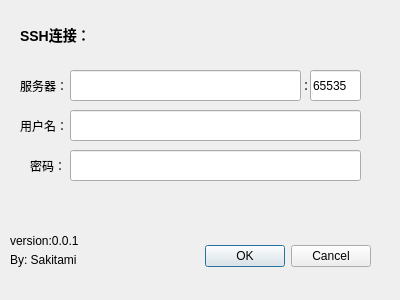
<?xml version="1.0" encoding="UTF-8"?>
<ui version="4.0">
 <class>Dialog</class>
 <widget class="QDialog" name="Dialog">
  <property name="geometry">
   <rect>
    <x>0</x>
    <y>0</y>
    <width>400</width>
    <height>300</height>
   </rect>
  </property>
  <property name="windowTitle">
   <string>MinecraftPE Manager</string>
  </property>
  <widget class="QDialogButtonBox" name="buttonBox">
   <property name="geometry">
    <rect>
     <x>180</x>
     <y>240</y>
     <width>191</width>
     <height>32</height>
    </rect>
   </property>
   <property name="orientation">
    <enum>Qt::Horizontal</enum>
   </property>
   <property name="standardButtons">
    <set>QDialogButtonBox::Cancel|QDialogButtonBox::Ok</set>
   </property>
  </widget>
  <widget class="QLineEdit" name="lineEdit">
   <property name="geometry">
    <rect>
     <x>70</x>
     <y>70</y>
     <width>231</width>
     <height>31</height>
    </rect>
   </property>
  </widget>
  <widget class="QLineEdit" name="lineEdit_2">
   <property name="geometry">
    <rect>
     <x>310</x>
     <y>70</y>
     <width>51</width>
     <height>31</height>
    </rect>
   </property>
   <property name="text">
    <string>65535</string>
   </property>
  </widget>
  <widget class="QLineEdit" name="lineEdit_3">
   <property name="geometry">
    <rect>
     <x>70</x>
     <y>110</y>
     <width>291</width>
     <height>31</height>
    </rect>
   </property>
  </widget>
  <widget class="QLineEdit" name="lineEdit_4">
   <property name="geometry">
    <rect>
     <x>70</x>
     <y>150</y>
     <width>291</width>
     <height>31</height>
    </rect>
   </property>
  </widget>
  <widget class="QLabel" name="label">
   <property name="geometry">
    <rect>
     <x>20</x>
     <y>70</y>
     <width>55</width>
     <height>31</height>
    </rect>
   </property>
   <property name="text">
    <string>服务器：</string>
   </property>
  </widget>
  <widget class="QLabel" name="label_2">
   <property name="geometry">
    <rect>
     <x>20</x>
     <y>110</y>
     <width>55</width>
     <height>31</height>
    </rect>
   </property>
   <property name="text">
    <string>用户名：</string>
   </property>
  </widget>
  <widget class="QLabel" name="label_3">
   <property name="geometry">
    <rect>
     <x>30</x>
     <y>150</y>
     <width>55</width>
     <height>31</height>
    </rect>
   </property>
   <property name="text">
    <string>密码：</string>
   </property>
  </widget>
  <widget class="QLabel" name="label_4">
   <property name="geometry">
    <rect>
     <x>300</x>
     <y>70</y>
     <width>21</width>
     <height>31</height>
    </rect>
   </property>
   <property name="text">
    <string>：</string>
   </property>
  </widget>
  <widget class="QLabel" name="label_5">
   <property name="geometry">
    <rect>
     <x>20</x>
     <y>10</y>
     <width>121</width>
     <height>51</height>
    </rect>
   </property>
   <property name="text">
    <string>&lt;h3&gt;SSH连接：&lt;/h3&gt;</string>
   </property>
  </widget>
  <widget class="QLabel" name="label_6">
   <property name="geometry">
    <rect>
     <x>10</x>
     <y>230</y>
     <width>131</width>
     <height>21</height>
    </rect>
   </property>
   <property name="text">
    <string>version:0.0.1</string>
   </property>
  </widget>
  <widget class="QLabel" name="label_7">
   <property name="geometry">
    <rect>
     <x>10</x>
     <y>250</y>
     <width>91</width>
     <height>19</height>
    </rect>
   </property>
   <property name="text">
    <string>By: Sakitami</string>
   </property>
  </widget>
 </widget>
 <resources/>
 <connections>
  <connection>
   <sender>buttonBox</sender>
   <signal>accepted()</signal>
   <receiver>Dialog</receiver>
   <slot>accept()</slot>
   <hints>
    <hint type="sourcelabel">
     <x>248</x>
     <y>254</y>
    </hint>
    <hint type="destinationlabel">
     <x>157</x>
     <y>274</y>
    </hint>
   </hints>
  </connection>
  <connection>
   <sender>buttonBox</sender>
   <signal>rejected()</signal>
   <receiver>Dialog</receiver>
   <slot>reject()</slot>
   <hints>
    <hint type="sourcelabel">
     <x>316</x>
     <y>260</y>
    </hint>
    <hint type="destinationlabel">
     <x>286</x>
     <y>274</y>
    </hint>
   </hints>
  </connection>
 </connections>
</ui>
